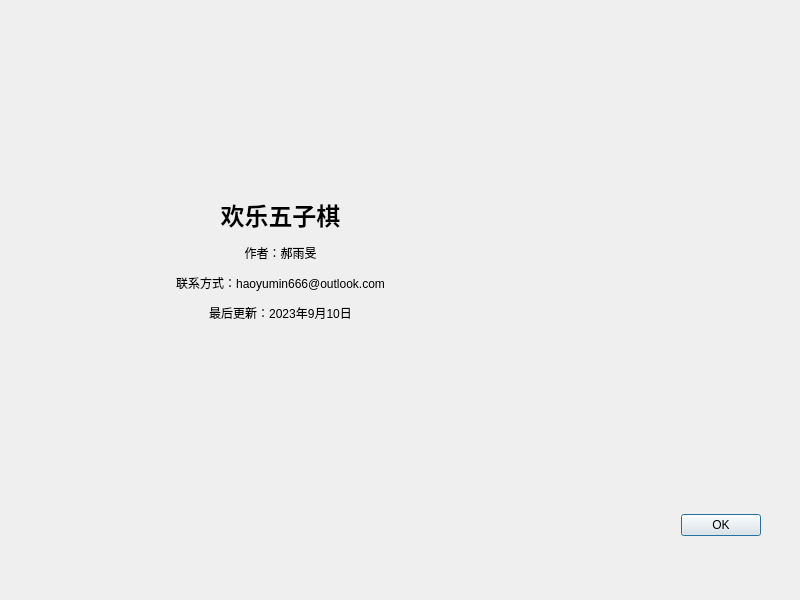
<?xml version="1.0" encoding="UTF-8"?>
<ui version="4.0">
 <class>aboutus</class>
 <widget class="QDialog" name="aboutus">
  <property name="geometry">
   <rect>
    <x>0</x>
    <y>0</y>
    <width>800</width>
    <height>600</height>
   </rect>
  </property>
  <property name="minimumSize">
   <size>
    <width>800</width>
    <height>600</height>
   </size>
  </property>
  <property name="maximumSize">
   <size>
    <width>800</width>
    <height>600</height>
   </size>
  </property>
  <property name="windowTitle">
   <string>关于我们</string>
  </property>
  <widget class="QDialogButtonBox" name="buttonBox">
   <property name="geometry">
    <rect>
     <x>40</x>
     <y>510</y>
     <width>721</width>
     <height>31</height>
    </rect>
   </property>
   <property name="orientation">
    <enum>Qt::Horizontal</enum>
   </property>
   <property name="standardButtons">
    <set>QDialogButtonBox::Ok</set>
   </property>
  </widget>
  <widget class="QLabel" name="CreaterList">
   <property name="geometry">
    <rect>
     <x>20</x>
     <y>160</y>
     <width>521</width>
     <height>200</height>
    </rect>
   </property>
   <property name="text">
    <string>&lt;html&gt;&lt;head/&gt;&lt;body&gt;&lt;p align=&quot;center&quot;&gt;&lt;span style=&quot; font-size:18pt; font-weight:600;&quot;&gt;欢乐五子棋&lt;/span&gt;&lt;/p&gt;&lt;p align=&quot;center&quot;&gt;作者：郝雨旻&lt;/p&gt;&lt;p align=&quot;center&quot;&gt;联系方式：haoyumin666@outlook.com&lt;/p&gt;&lt;p align=&quot;center&quot;&gt;最后更新：2023年9月10日&lt;/p&gt;&lt;/body&gt;&lt;/html&gt;</string>
   </property>
  </widget>
  <widget class="QLabel" name="label">
   <property name="geometry">
    <rect>
     <x>560</x>
     <y>160</y>
     <width>201</width>
     <height>201</height>
    </rect>
   </property>
   <property name="styleSheet">
    <string notr="true">image: url(:/pic/pics/photo.png);</string>
   </property>
   <property name="text">
    <string/>
   </property>
  </widget>
 </widget>
 <resources/>
 <connections>
  <connection>
   <sender>buttonBox</sender>
   <signal>accepted()</signal>
   <receiver>aboutus</receiver>
   <slot>accept()</slot>
   <hints>
    <hint type="sourcelabel">
     <x>248</x>
     <y>254</y>
    </hint>
    <hint type="destinationlabel">
     <x>157</x>
     <y>274</y>
    </hint>
   </hints>
  </connection>
  <connection>
   <sender>buttonBox</sender>
   <signal>rejected()</signal>
   <receiver>aboutus</receiver>
   <slot>reject()</slot>
   <hints>
    <hint type="sourcelabel">
     <x>316</x>
     <y>260</y>
    </hint>
    <hint type="destinationlabel">
     <x>286</x>
     <y>274</y>
    </hint>
   </hints>
  </connection>
 </connections>
</ui>
